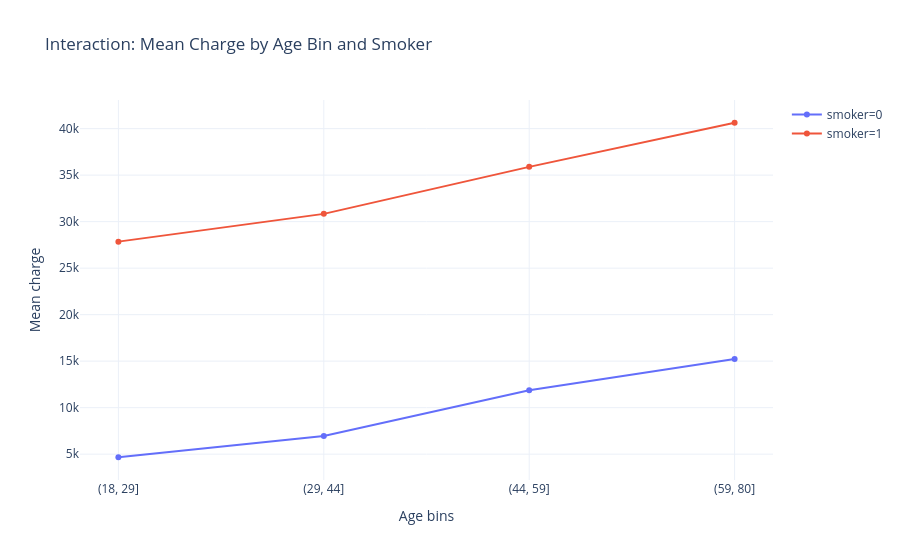

Notebook source saved alongside this figure:
### Markdown cell above
### Charges by Age Group Segment
Insurance charges increase significantly across age groups, peaking among seniors.  
Younger groups show lower and more consistent costs, while senior groups have higher variability, likely due to greater health risks and medical needs.  
Elders show slightly lower median charges than seniors, possibly reflecting smaller sample size or selection effects.

### Code cell
# @title
df["smoker"] = df["smoker"].astype(str).str.lower().str.strip()

# Create age bins
age_bins = pd.cut(df["age"], bins=[18, 29, 44, 59, 80], right=True)
g = df.groupby(["smoker", age_bins])["charges"].mean().reset_index()

fig1 = go.Figure()
for s in sorted(g["smoker"].unique()):
    sub = g[g["smoker"] == s]
    fig1.add_trace(go.Scatter(
        x=sub["age"].astype(str),
        y=sub["charges"],
        mode="lines+markers",
        name=f"smoker={s}"
    ))
fig1.update_layout(
    title="Interaction: Mean Charge by Age Bin and Smoker",
    xaxis_title="Age bins",
    yaxis_title="Mean charge",
    template="plotly_white"
)
fig1.show()

### Figure 1 — Plotly figure (JSON) as saved in the notebook; plotly's stock layout.template omitted (floating-point values rounded to 4 significant figures)
{"data": [{"mode": "lines+markers", "name": "smoker=0", "type": "scatter", "x": ["(18, 29]", "(29, 44]", "(44, 59]", "(59, 80]"], "y": [4669.0, 6945.0, 11870.0, 15230.0]}, {"mode": "lines+markers", "name": "smoker=1", "type": "scatter", "x": ["(18, 29]", "(29, 44]", "(44, 59]", "(59, 80]"], "y": [27850.0, 30830.0, 35890.0, 40630.0]}], "layout": {"title": {"text": "Interaction: Mean Charge by Age Bin and Smoker"}, "xaxis": {"title": {"text": "Age bins"}}, "yaxis": {"title": {"text": "Mean charge"}}}}
